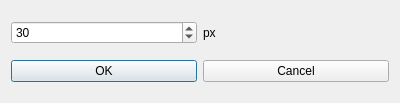
<?xml version="1.0" encoding="UTF-8"?>
<ui version="4.0">
 <class>DialogMirrorExtend</class>
 <widget class="QDialog" name="DialogMirrorExtend">
  <property name="geometry">
   <rect>
    <x>0</x>
    <y>0</y>
    <width>400</width>
    <height>103</height>
   </rect>
  </property>
  <property name="windowTitle">
   <string>Mirror Extend</string>
  </property>
  <layout class="QGridLayout" name="gridLayout">
   <item row="1" column="0">
    <widget class="QPushButton" name="okButton">
     <property name="text">
      <string>OK</string>
     </property>
    </widget>
   </item>
   <item row="1" column="1">
    <widget class="QPushButton" name="cancelButton">
     <property name="text">
      <string>Cancel</string>
     </property>
    </widget>
   </item>
   <item row="0" column="0">
    <widget class="QSpinBox" name="spinBoxExtendPixels">
     <property name="maximum">
      <number>500</number>
     </property>
     <property name="value">
      <number>30</number>
     </property>
    </widget>
   </item>
   <item row="0" column="1">
    <widget class="QLabel" name="label">
     <property name="text">
      <string>px</string>
     </property>
    </widget>
   </item>
  </layout>
 </widget>
 <resources/>
 <connections>
  <connection>
   <sender>okButton</sender>
   <signal>clicked()</signal>
   <receiver>DialogMirrorExtend</receiver>
   <slot>accept()</slot>
   <hints>
    <hint type="sourcelabel">
     <x>196</x>
     <y>74</y>
    </hint>
    <hint type="destinationlabel">
     <x>96</x>
     <y>169</y>
    </hint>
   </hints>
  </connection>
  <connection>
   <sender>cancelButton</sender>
   <signal>clicked()</signal>
   <receiver>DialogMirrorExtend</receiver>
   <slot>reject()</slot>
   <hints>
    <hint type="sourcelabel">
     <x>388</x>
     <y>74</y>
    </hint>
    <hint type="destinationlabel">
     <x>179</x>
     <y>169</y>
    </hint>
   </hints>
  </connection>
 </connections>
</ui>
